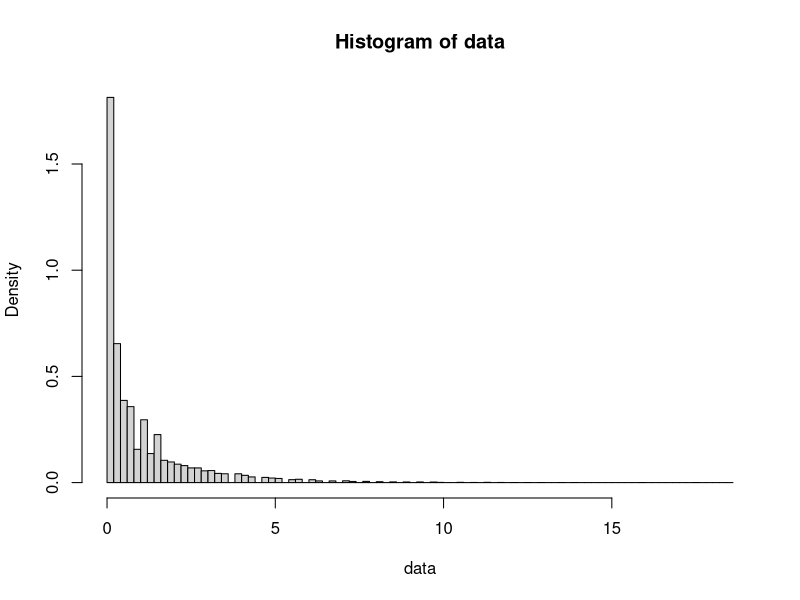
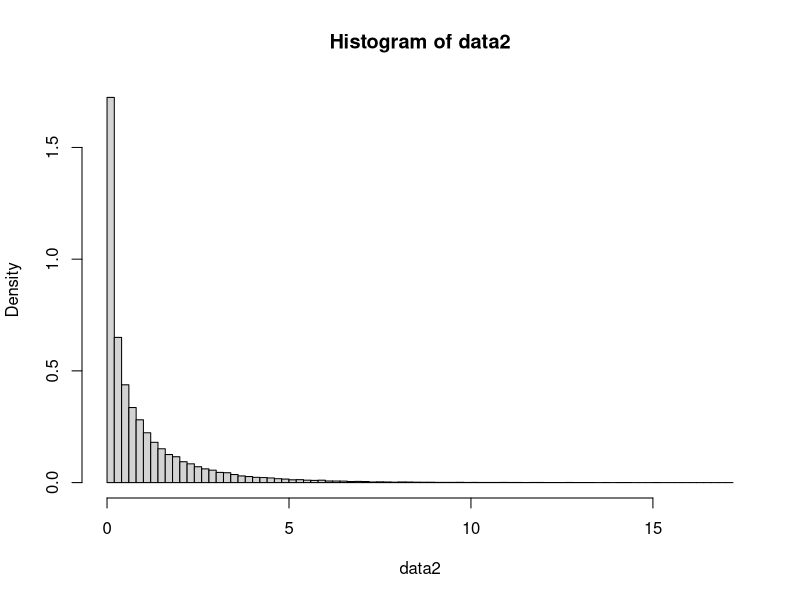

Source code (R) for these figures, in order:
## ---- chunk 1
n=1000
nsam=50000
data <- c()
# print('hi')

for (ii in 1:nsam){
  samp <- sample(0:1,n, replace=T)
  x1 <- sum(samp)
  x2 <- n - sum(samp)
  chi2 <- (x1 - n/2)**2/(n/2)+(x2 - n/2)**2/(n/2)
  data <- c(data, chi2)
}

hist(data, freq=F, breaks = 67)

## ---- chunk 2
degfree = 1
pval = 1-pchisq(10, df=degfree)
cat(as.character(pval) )
## ---- chunk 3
n=1000
nsam=50000
data2 <- c()

for (ii in 1:nsam){
  
  samp <- sample(0:1, n, replace=T, prob=c(0.2, 0.8))
  
  g1 = sum(samp)
  g2 = n-sum(samp)
  
  samp2 <- sample(0:1, g1, replace=T, prob=c(0.4, 0.6))
  o1_s <- sum(samp2)
  o1_f <- g1-sum(samp2)
  
  samp3 <- sample(0:1, g2, replace=T, prob=c(0.4, 0.6))
  o2_s <- sum(samp3)
  o2_f <- g2-sum(samp3)
  
  p_s=(o1_s+o2_s)/n
  p_f=(o1_f+o2_f)/n
  p_1=(o1_s+o1_f)/n
  p_2=(o2_s+o2_f)/n
  
  e1_s=p_1*p_s*n
  e1_f=p_1*p_f*n
  e2_s=p_2*p_s*n
  e2_f=p_2*p_f*n
  
  X = ((o1_s-e1_s)**2)/e1_s+((o1_f-e1_f)**2)/e1_f + 
    ((o2_s-e2_s)**2)/e2_s+((o2_f-e2_f)**2)/e2_f
  data2 <- c(data2, X)
  
}

hist(data2, freq=F, breaks = 67)

## ---- chunk 4
(1513-1711.218)**2/1711.218+(14133-13934.78)**2/13934.78+(1853-1654.782)**2/1654.782+(13277-13475.2)**2/13475.2
## ---- chunk 5
degfree = 1
pval = 1-pchisq(52.43888, df=degfree)
cat(as.character(pval) )
